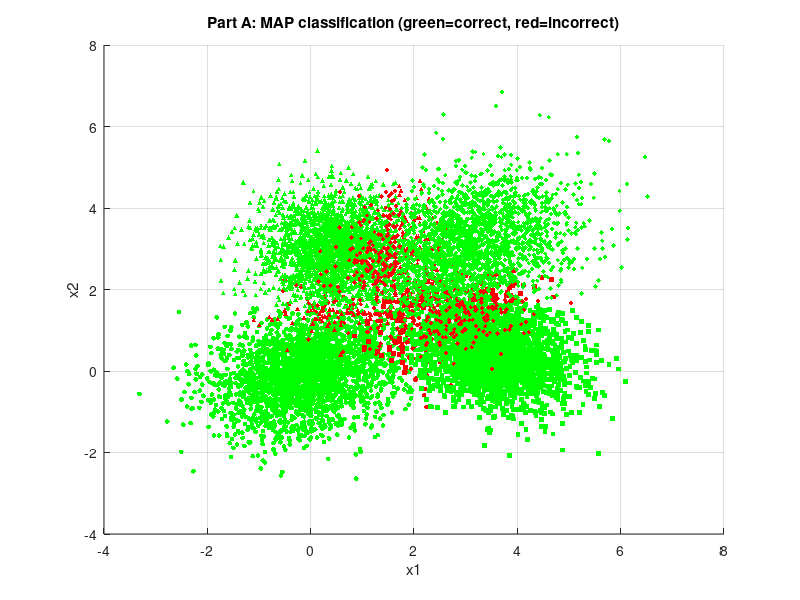

Write MATLAB code to recreate this figure. (Note: this script raises an error after producing the figure.)
%% EECE5644 - Assignment 1 Question 2
% 4-class Gaussian mixture, MAP and ERM classifiers
clear; close all; clc;
rng(1);

%% Parameters
mu(:,:,1) = [0 0];
mu(:,:,2) = [3.5 0.5];
mu(:,:,3) = [0.5 3.0];
mu(:,:,4) = [3.0 3.0]; % My own 4 distinct Gaussian class conditional pdfs p(x|L=j), j∈{1,2,3,4}

Sigma(:,:,1) = [0.8 0.2; 0.2 0.6];
Sigma(:,:,2) = [0.6 -0.15; -0.15 0.5];
Sigma(:,:,3) = [0.5 0; 0 0.5];
Sigma(:,:,4) = [1.0 0.3; 0.3 0.9]; % Standard deviation

priors = [0.25 0.25 0.25 0.25]; % The class prior is 0.25
K = 4; N = 10000;

%% Generate data
labels = randsample(1:K, N, true, priors);
X = zeros(N,2);
for j=1:K
    idx = find(labels==j);
    X(idx,:) = mvnrnd(mu(:,:,j), Sigma(:,:,j), numel(idx));
end

px_given = zeros(N,K); % Compute class conditional pdfs
for j=1:K
    px_given(:,j) = mvnpdf(X, mu(:,:,j), Sigma(:,:,j));
end

%% Part A: MAP classification (0-1 loss)
post_unnorm = px_given .* priors; % For each sample x, calculate the unnormalized posterior
[~, pred_map] = max(post_unnorm, [], 2); % MAP Decision
conf_map = zeros(K,K); % Count confusion matrix
for j=1:K
    idx = find(labels==j);
    for i=1:K
        conf_map(i,j) = sum(pred_map(idx)==i) / numel(idx);
    end
end

error_rate_map = mean(pred_map ~= labels);
figure;

% Make sure it is a column vector
pred_map = pred_map(:);
labels = labels(:);
N = length(labels);

colors = repmat([0 1 0], N, 1);   % All points are initially green
incorrect_idx = (pred_map ~= labels);

% Print debug information
fprintf('Total samples: %d | incorrect: %d\n', N, sum(incorrect_idx));

% Coloring error samples
colors(incorrect_idx, :) = ones(sum(incorrect_idx),1) * [1 0 0];

markers = {'o','s','^','d'};
hold on;
for j=1:K
    idx = find(labels==j);
    scatter(X(idx,1), X(idx,2), 12, colors(idx,:), markers{j}, 'filled');
end
title('Part A: MAP classification (green=correct, red=incorrect)');
xlabel('x1'); ylabel('x2'); grid on; hold off;
saveas(gcf, 'partA_scatter_map_matlab.png');

figure;
heatmap(1:K, 1:K, conf_map, 'CellLabelFormat','%.3f');
xlabel('True Label L=j'); ylabel('Decision D=i');
title('Confusion Matrix P(D=i|L=j) - MAP');
saveas(gcf, 'partA_confusion_map_matlab.png');

%% Part B: ERM classification with loss matrix
Lambda = [0 10 10 100; 1 0 10 100; 1 1 0 100; 1 1 1 0]; % Use the loss matrix Λ given in the question

posterior = post_unnorm ./ sum(post_unnorm, 2); % Calculate the posterior probability P(L=j|x) for a given sample x
R = posterior * Lambda.'; % expected losses per decision
[~, pred_erm] = min(R, [], 2);

conf_erm = zeros(K,K);
for j=1:K
    idx = find(labels==j);
    for i=1:K
        conf_erm(i,j) = sum(pred_erm(idx)==i) / numel(idx);
    end
end % Estimate empirical risk (average loss) using the sample mean

% Empirical average risks
losses_map = arrayfun(@(n)Lambda(pred_map(n), labels(n)), 1:N);
losses_erm = arrayfun(@(n)Lambda(pred_erm(n), labels(n)), 1:N);
emp_risk_map = mean(losses_map);
emp_risk_erm = mean(losses_erm);

figure;

pred_map = pred_map(:);
labels = labels(:);
N = length(labels);

colors = repmat([0 1 0], N, 1);   
incorrect_idx = (pred_map ~= labels);

fprintf('Total samples: %d | incorrect: %d\n', N, sum(incorrect_idx));

colors(incorrect_idx, :) = ones(sum(incorrect_idx),1) * [1 0 0];

hold on;
for j=1:K
    idx = find(labels==j);
    scatter(X(idx,1), X(idx,2), 12, colors(idx,:), markers{j}, 'filled');
end
title('Part B: ERM classification (green=correct, red=incorrect)');
xlabel('x1'); ylabel('x2'); grid on; hold off;
saveas(gcf, 'partB_scatter_erm_matlab.png');

figure;
heatmap(1:K, 1:K, conf_erm, 'CellLabelFormat','%.3f');
xlabel('True Label L=j'); ylabel('Decision D=i');
title('Confusion Matrix P(D=i|L=j) - ERM');
saveas(gcf, 'partB_confusion_erm_matlab.png');

fprintf('MAP error rate = %.4f\n', error_rate_map);
fprintf('MAP empirical risk (Lambda) = %.4f\n', emp_risk_map);
fprintf('ERM empirical risk = %.4f\n', emp_risk_erm);
